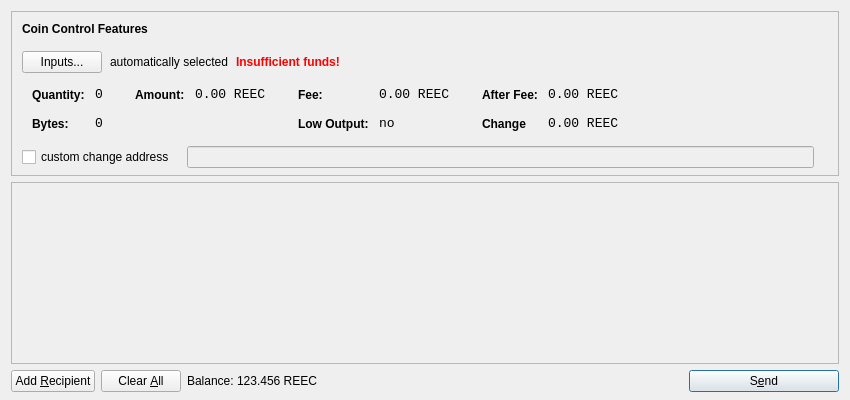
<?xml version="1.0" encoding="UTF-8"?>
<ui version="4.0">
 <class>SendCoinsDialog</class>
 <widget class="QDialog" name="SendCoinsDialog">
  <property name="geometry">
   <rect>
    <x>0</x>
    <y>0</y>
    <width>850</width>
    <height>400</height>
   </rect>
  </property>
  <property name="windowTitle">
   <string>Send Coins</string>
  </property>
  <layout class="QVBoxLayout" name="verticalLayout" stretch="0,1,0">
   <property name="bottomMargin">
    <number>8</number>
   </property>
   <item>
    <widget class="QFrame" name="frameCoinControl">
     <property name="sizePolicy">
      <sizepolicy hsizetype="Expanding" vsizetype="Expanding">
       <horstretch>0</horstretch>
       <verstretch>0</verstretch>
      </sizepolicy>
     </property>
     <property name="maximumSize">
      <size>
       <width>16777215</width>
       <height>16777215</height>
      </size>
     </property>
     <property name="frameShape">
      <enum>QFrame::StyledPanel</enum>
     </property>
     <property name="frameShadow">
      <enum>QFrame::Sunken</enum>
     </property>
     <layout class="QVBoxLayout" name="verticalLayoutCoinControl2">
      <property name="spacing">
       <number>-1</number>
      </property>
      <property name="leftMargin">
       <number>0</number>
      </property>
      <property name="topMargin">
       <number>0</number>
      </property>
      <property name="rightMargin">
       <number>0</number>
      </property>
      <property name="bottomMargin">
       <number>6</number>
      </property>
      <item>
       <layout class="QVBoxLayout" name="verticalLayoutCoinControl" stretch="0,0,0,0,1">
        <property name="spacing">
         <number>0</number>
        </property>
        <property name="leftMargin">
         <number>10</number>
        </property>
        <property name="topMargin">
         <number>10</number>
        </property>
        <item>
         <layout class="QHBoxLayout" name="horizontalLayoutCoinControl1">
          <property name="bottomMargin">
           <number>15</number>
          </property>
          <item>
           <widget class="QLabel" name="labelCoinControlFeatures">
            <property name="sizePolicy">
             <sizepolicy hsizetype="Preferred" vsizetype="Maximum">
              <horstretch>0</horstretch>
              <verstretch>0</verstretch>
             </sizepolicy>
            </property>
            <property name="font">
             <font>
              <weight>75</weight>
              <bold>true</bold>
             </font>
            </property>
            <property name="styleSheet">
             <string notr="true">font-weight:bold;</string>
            </property>
            <property name="text">
             <string>Coin Control Features</string>
            </property>
           </widget>
          </item>
         </layout>
        </item>
        <item>
         <layout class="QHBoxLayout" name="horizontalLayoutCoinControl2" stretch="0,0,0,0">
          <property name="spacing">
           <number>8</number>
          </property>
          <property name="bottomMargin">
           <number>10</number>
          </property>
          <item>
           <widget class="QPushButton" name="pushButtonCoinControl">
            <property name="styleSheet">
             <string notr="true"/>
            </property>
            <property name="text">
             <string>Inputs...</string>
            </property>
           </widget>
          </item>
          <item>
           <widget class="QLabel" name="labelCoinControlAutomaticallySelected">
            <property name="text">
             <string>automatically selected</string>
            </property>
            <property name="margin">
             <number>5</number>
            </property>
           </widget>
          </item>
          <item>
           <widget class="QLabel" name="labelCoinControlInsuffFunds">
            <property name="font">
             <font>
              <weight>75</weight>
              <bold>true</bold>
             </font>
            </property>
            <property name="styleSheet">
             <string notr="true">color:red;font-weight:bold;</string>
            </property>
            <property name="text">
             <string>Insufficient funds!</string>
            </property>
            <property name="margin">
             <number>5</number>
            </property>
           </widget>
          </item>
          <item>
           <spacer name="horizontalSpacerCoinControl">
            <property name="orientation">
             <enum>Qt::Horizontal</enum>
            </property>
            <property name="sizeHint" stdset="0">
             <size>
              <width>40</width>
              <height>1</height>
             </size>
            </property>
           </spacer>
          </item>
         </layout>
        </item>
        <item>
         <widget class="QWidget" name="widgetCoinControl" native="true">
          <property name="sizePolicy">
           <sizepolicy hsizetype="Preferred" vsizetype="Preferred">
            <horstretch>0</horstretch>
            <verstretch>0</verstretch>
           </sizepolicy>
          </property>
          <property name="minimumSize">
           <size>
            <width>0</width>
            <height>0</height>
           </size>
          </property>
          <property name="styleSheet">
           <string notr="true"/>
          </property>
          <layout class="QHBoxLayout" name="horizontalLayoutCoinControl5">
           <property name="margin">
            <number>0</number>
           </property>
           <item>
            <layout class="QHBoxLayout" name="horizontalLayoutCoinControl3" stretch="0,0,0,1">
             <property name="spacing">
              <number>20</number>
             </property>
             <property name="topMargin">
              <number>0</number>
             </property>
             <property name="bottomMargin">
              <number>10</number>
             </property>
             <item>
              <layout class="QFormLayout" name="formLayoutCoinControl1">
               <property name="horizontalSpacing">
                <number>10</number>
               </property>
               <property name="verticalSpacing">
                <number>14</number>
               </property>
               <property name="leftMargin">
                <number>10</number>
               </property>
               <property name="topMargin">
                <number>4</number>
               </property>
               <property name="rightMargin">
                <number>6</number>
               </property>
               <item row="0" column="0">
                <widget class="QLabel" name="labelCoinControlQuantityText">
                 <property name="styleSheet">
                  <string notr="true">font-weight:bold;</string>
                 </property>
                 <property name="text">
                  <string>Quantity:</string>
                 </property>
                 <property name="margin">
                  <number>0</number>
                 </property>
                </widget>
               </item>
               <item row="0" column="1">
                <widget class="QLabel" name="labelCoinControlQuantity">
                 <property name="font">
                  <font>
                   <family>Monospace</family>
                   <pointsize>10</pointsize>
                  </font>
                 </property>
                 <property name="cursor">
                  <cursorShape>IBeamCursor</cursorShape>
                 </property>
                 <property name="contextMenuPolicy">
                  <enum>Qt::ActionsContextMenu</enum>
                 </property>
                 <property name="text">
                  <string>0</string>
                 </property>
                 <property name="margin">
                  <number>0</number>
                 </property>
                 <property name="textInteractionFlags">
                  <set>Qt::LinksAccessibleByMouse|Qt::TextSelectableByKeyboard|Qt::TextSelectableByMouse</set>
                 </property>
                </widget>
               </item>
               <item row="1" column="0">
                <widget class="QLabel" name="labelCoinControlBytesText">
                 <property name="styleSheet">
                  <string notr="true">font-weight:bold;</string>
                 </property>
                 <property name="text">
                  <string>Bytes:</string>
                 </property>
                </widget>
               </item>
               <item row="1" column="1">
                <widget class="QLabel" name="labelCoinControlBytes">
                 <property name="font">
                  <font>
                   <family>Monospace</family>
                   <pointsize>10</pointsize>
                  </font>
                 </property>
                 <property name="cursor">
                  <cursorShape>IBeamCursor</cursorShape>
                 </property>
                 <property name="contextMenuPolicy">
                  <enum>Qt::ActionsContextMenu</enum>
                 </property>
                 <property name="text">
                  <string>0</string>
                 </property>
                 <property name="textInteractionFlags">
                  <set>Qt::LinksAccessibleByMouse|Qt::TextSelectableByKeyboard|Qt::TextSelectableByMouse</set>
                 </property>
                </widget>
               </item>
              </layout>
             </item>
             <item>
              <layout class="QFormLayout" name="formLayoutCoinControl2">
               <property name="horizontalSpacing">
                <number>10</number>
               </property>
               <property name="verticalSpacing">
                <number>14</number>
               </property>
               <property name="leftMargin">
                <number>6</number>
               </property>
               <property name="topMargin">
                <number>4</number>
               </property>
               <property name="rightMargin">
                <number>6</number>
               </property>
               <item row="0" column="0">
                <widget class="QLabel" name="labelCoinControlAmountText">
                 <property name="styleSheet">
                  <string notr="true">font-weight:bold;</string>
                 </property>
                 <property name="text">
                  <string>Amount:</string>
                 </property>
                 <property name="margin">
                  <number>0</number>
                 </property>
                </widget>
               </item>
               <item row="0" column="1">
                <widget class="QLabel" name="labelCoinControlAmount">
                 <property name="font">
                  <font>
                   <family>Monospace</family>
                   <pointsize>10</pointsize>
                  </font>
                 </property>
                 <property name="cursor">
                  <cursorShape>IBeamCursor</cursorShape>
                 </property>
                 <property name="contextMenuPolicy">
                  <enum>Qt::ActionsContextMenu</enum>
                 </property>
                 <property name="text">
                  <string notr="true">0.00 REEC</string>
                 </property>
                 <property name="textInteractionFlags">
                  <set>Qt::LinksAccessibleByMouse|Qt::TextSelectableByKeyboard|Qt::TextSelectableByMouse</set>
                 </property>
                </widget>
               </item>
              </layout>
             </item>
             <item>
              <layout class="QFormLayout" name="formLayoutCoinControl3">
               <property name="horizontalSpacing">
                <number>10</number>
               </property>
               <property name="verticalSpacing">
                <number>14</number>
               </property>
               <property name="leftMargin">
                <number>6</number>
               </property>
               <property name="topMargin">
                <number>4</number>
               </property>
               <property name="rightMargin">
                <number>6</number>
               </property>
               <item row="0" column="0">
                <widget class="QLabel" name="labelCoinControlFeeText">
                 <property name="styleSheet">
                  <string notr="true">font-weight:bold;</string>
                 </property>
                 <property name="text">
                  <string>Fee:</string>
                 </property>
                 <property name="margin">
                  <number>0</number>
                 </property>
                </widget>
               </item>
               <item row="0" column="1">
                <widget class="QLabel" name="labelCoinControlFee">
                 <property name="font">
                  <font>
                   <family>Monospace</family>
                   <pointsize>10</pointsize>
                  </font>
                 </property>
                 <property name="cursor">
                  <cursorShape>IBeamCursor</cursorShape>
                 </property>
                 <property name="contextMenuPolicy">
                  <enum>Qt::ActionsContextMenu</enum>
                 </property>
                 <property name="text">
                  <string notr="true">0.00 REEC</string>
                 </property>
                 <property name="textInteractionFlags">
                  <set>Qt::LinksAccessibleByMouse|Qt::TextSelectableByKeyboard|Qt::TextSelectableByMouse</set>
                 </property>
                </widget>
               </item>
               <item row="1" column="0">
                <widget class="QLabel" name="labelCoinControlLowOutputText">
                 <property name="styleSheet">
                  <string notr="true">font-weight:bold;</string>
                 </property>
                 <property name="text">
                  <string>Low Output:</string>
                 </property>
                </widget>
               </item>
               <item row="1" column="1">
                <widget class="QLabel" name="labelCoinControlLowOutput">
                 <property name="font">
                  <font>
                   <family>Monospace</family>
                   <pointsize>10</pointsize>
                  </font>
                 </property>
                 <property name="cursor">
                  <cursorShape>IBeamCursor</cursorShape>
                 </property>
                 <property name="contextMenuPolicy">
                  <enum>Qt::ActionsContextMenu</enum>
                 </property>
                 <property name="text">
                  <string>no</string>
                 </property>
                 <property name="textInteractionFlags">
                  <set>Qt::LinksAccessibleByMouse|Qt::TextSelectableByKeyboard|Qt::TextSelectableByMouse</set>
                 </property>
                </widget>
               </item>
              </layout>
             </item>
             <item>
              <layout class="QFormLayout" name="formLayoutCoinControl4">
               <property name="horizontalSpacing">
                <number>10</number>
               </property>
               <property name="verticalSpacing">
                <number>14</number>
               </property>
               <property name="leftMargin">
                <number>6</number>
               </property>
               <property name="topMargin">
                <number>4</number>
               </property>
               <property name="rightMargin">
                <number>6</number>
               </property>
               <item row="0" column="0">
                <widget class="QLabel" name="labelCoinControlAfterFeeText">
                 <property name="styleSheet">
                  <string notr="true">font-weight:bold;</string>
                 </property>
                 <property name="text">
                  <string>After Fee:</string>
                 </property>
                 <property name="margin">
                  <number>0</number>
                 </property>
                </widget>
               </item>
               <item row="0" column="1">
                <widget class="QLabel" name="labelCoinControlAfterFee">
                 <property name="font">
                  <font>
                   <family>Monospace</family>
                   <pointsize>10</pointsize>
                  </font>
                 </property>
                 <property name="cursor">
                  <cursorShape>IBeamCursor</cursorShape>
                 </property>
                 <property name="contextMenuPolicy">
                  <enum>Qt::ActionsContextMenu</enum>
                 </property>
                 <property name="text">
                  <string notr="true">0.00 REEC</string>
                 </property>
                 <property name="textInteractionFlags">
                  <set>Qt::LinksAccessibleByMouse|Qt::TextSelectableByKeyboard|Qt::TextSelectableByMouse</set>
                 </property>
                </widget>
               </item>
               <item row="1" column="0">
                <widget class="QLabel" name="labelCoinControlChangeText">
                 <property name="styleSheet">
                  <string notr="true">font-weight:bold;</string>
                 </property>
                 <property name="text">
                  <string>Change</string>
                 </property>
                </widget>
               </item>
               <item row="1" column="1">
                <widget class="QLabel" name="labelCoinControlChange">
                 <property name="font">
                  <font>
                   <family>Monospace</family>
                   <pointsize>10</pointsize>
                  </font>
                 </property>
                 <property name="cursor">
                  <cursorShape>IBeamCursor</cursorShape>
                 </property>
                 <property name="contextMenuPolicy">
                  <enum>Qt::ActionsContextMenu</enum>
                 </property>
                 <property name="text">
                  <string notr="true">0.00 REEC</string>
                 </property>
                 <property name="textInteractionFlags">
                  <set>Qt::LinksAccessibleByMouse|Qt::TextSelectableByKeyboard|Qt::TextSelectableByMouse</set>
                 </property>
                </widget>
               </item>
              </layout>
             </item>
            </layout>
           </item>
          </layout>
         </widget>
        </item>
        <item>
         <layout class="QHBoxLayout" name="horizontalLayoutCoinControl4" stretch="0,0,0">
          <property name="spacing">
           <number>12</number>
          </property>
          <property name="sizeConstraint">
           <enum>QLayout::SetDefaultConstraint</enum>
          </property>
          <property name="topMargin">
           <number>5</number>
          </property>
          <property name="rightMargin">
           <number>5</number>
          </property>
          <item>
           <widget class="QCheckBox" name="checkBoxCoinControlChange">
            <property name="text">
             <string>custom change address</string>
            </property>
           </widget>
          </item>
          <item>
           <widget class="QLineEdit" name="lineEditCoinControlChange">
            <property name="enabled">
             <bool>false</bool>
            </property>
            <property name="sizePolicy">
             <sizepolicy hsizetype="Expanding" vsizetype="Fixed">
              <horstretch>0</horstretch>
              <verstretch>0</verstretch>
             </sizepolicy>
            </property>
           </widget>
          </item>
          <item>
           <widget class="QLabel" name="labelCoinControlChangeLabel">
            <property name="sizePolicy">
             <sizepolicy hsizetype="Preferred" vsizetype="Expanding">
              <horstretch>0</horstretch>
              <verstretch>0</verstretch>
             </sizepolicy>
            </property>
            <property name="minimumSize">
             <size>
              <width>0</width>
              <height>0</height>
             </size>
            </property>
            <property name="text">
             <string/>
            </property>
            <property name="margin">
             <number>3</number>
            </property>
           </widget>
          </item>
         </layout>
        </item>
        <item>
         <spacer name="verticalSpacerCoinControl">
          <property name="orientation">
           <enum>Qt::Vertical</enum>
          </property>
          <property name="sizeHint" stdset="0">
           <size>
            <width>800</width>
            <height>1</height>
           </size>
          </property>
         </spacer>
        </item>
       </layout>
      </item>
     </layout>
    </widget>
   </item>
   <item>
    <widget class="QScrollArea" name="scrollArea">
     <property name="widgetResizable">
      <bool>true</bool>
     </property>
     <widget class="QWidget" name="scrollAreaWidgetContents">
      <property name="geometry">
       <rect>
        <x>0</x>
        <y>0</y>
        <width>830</width>
        <height>165</height>
       </rect>
      </property>
      <layout class="QVBoxLayout" name="verticalLayout_2">
       <property name="margin">
        <number>0</number>
       </property>
       <item>
        <layout class="QVBoxLayout" name="entries">
         <property name="spacing">
          <number>6</number>
         </property>
        </layout>
       </item>
       <item>
        <spacer name="verticalSpacer">
         <property name="orientation">
          <enum>Qt::Vertical</enum>
         </property>
         <property name="sizeHint" stdset="0">
          <size>
           <width>20</width>
           <height>40</height>
          </size>
         </property>
        </spacer>
       </item>
      </layout>
     </widget>
    </widget>
   </item>
   <item>
    <layout class="QHBoxLayout" name="horizontalLayout">
     <item>
      <widget class="QPushButton" name="addButton">
       <property name="toolTip">
        <string>Send to multiple recipients at once</string>
       </property>
       <property name="text">
        <string>Add &amp;Recipient</string>
       </property>
       <property name="autoDefault">
        <bool>false</bool>
       </property>
      </widget>
     </item>
     <item>
      <widget class="QPushButton" name="clearButton">
       <property name="sizePolicy">
        <sizepolicy hsizetype="Minimum" vsizetype="Fixed">
         <horstretch>0</horstretch>
         <verstretch>0</verstretch>
        </sizepolicy>
       </property>
       <property name="toolTip">
        <string>Remove all transaction fields</string>
       </property>
       <property name="text">
        <string>Clear &amp;All</string>
       </property>
       <property name="autoRepeatDelay">
        <number>300</number>
       </property>
       <property name="autoDefault">
        <bool>false</bool>
       </property>
      </widget>
     </item>
     <item>
      <layout class="QHBoxLayout" name="horizontalLayout_2">
       <property name="spacing">
        <number>3</number>
       </property>
       <item>
        <widget class="QLabel" name="label">
         <property name="sizePolicy">
          <sizepolicy hsizetype="Preferred" vsizetype="Fixed">
           <horstretch>0</horstretch>
           <verstretch>0</verstretch>
          </sizepolicy>
         </property>
         <property name="text">
          <string>Balance:</string>
         </property>
        </widget>
       </item>
       <item>
        <widget class="QLabel" name="labelBalance">
         <property name="sizePolicy">
          <sizepolicy hsizetype="Preferred" vsizetype="Fixed">
           <horstretch>0</horstretch>
           <verstretch>0</verstretch>
          </sizepolicy>
         </property>
         <property name="cursor">
          <cursorShape>IBeamCursor</cursorShape>
         </property>
         <property name="text">
          <string notr="true">123.456 REEC</string>
         </property>
         <property name="textInteractionFlags">
          <set>Qt::LinksAccessibleByMouse|Qt::TextSelectableByKeyboard|Qt::TextSelectableByMouse</set>
         </property>
        </widget>
       </item>
      </layout>
     </item>
     <item>
      <spacer name="horizontalSpacer">
       <property name="orientation">
        <enum>Qt::Horizontal</enum>
       </property>
       <property name="sizeHint" stdset="0">
        <size>
         <width>40</width>
         <height>20</height>
        </size>
       </property>
      </spacer>
     </item>
     <item>
      <widget class="QPushButton" name="sendButton">
       <property name="minimumSize">
        <size>
         <width>150</width>
         <height>0</height>
        </size>
       </property>
       <property name="toolTip">
        <string>Confirm the send action</string>
       </property>
       <property name="text">
        <string>S&amp;end</string>
       </property>
       <property name="icon">
        <iconset resource="../bitcoin.qrc">
         <normaloff>:/icons/send</normaloff>:/icons/send</iconset>
       </property>
       <property name="default">
        <bool>true</bool>
       </property>
      </widget>
     </item>
    </layout>
   </item>
  </layout>
 </widget>
 <resources>
  <include location="../bitcoin.qrc"/>
 </resources>
 <connections/>
</ui>
